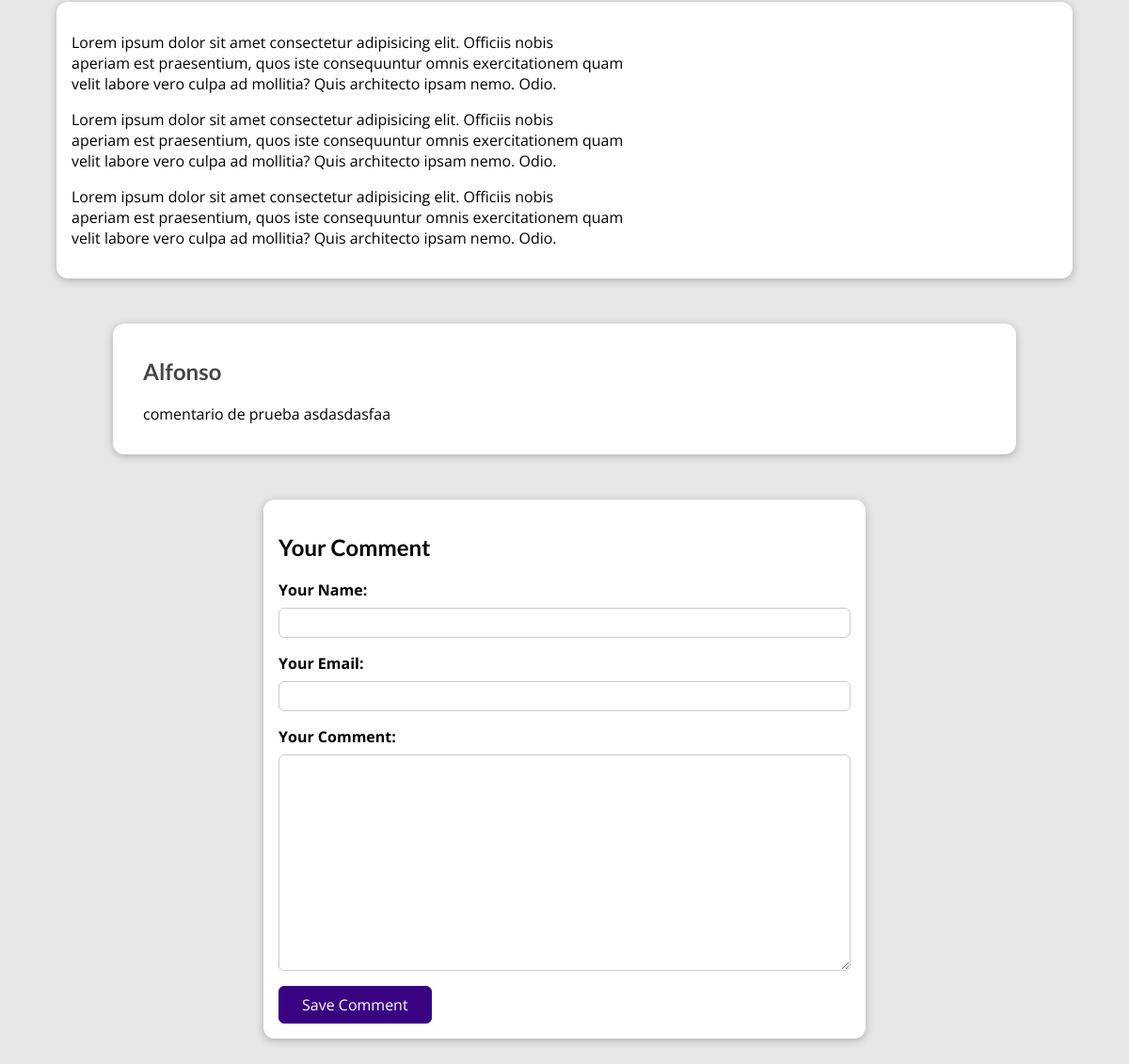
Page /posts/hike-in-the-mountains (lower part) on the earlier database version.
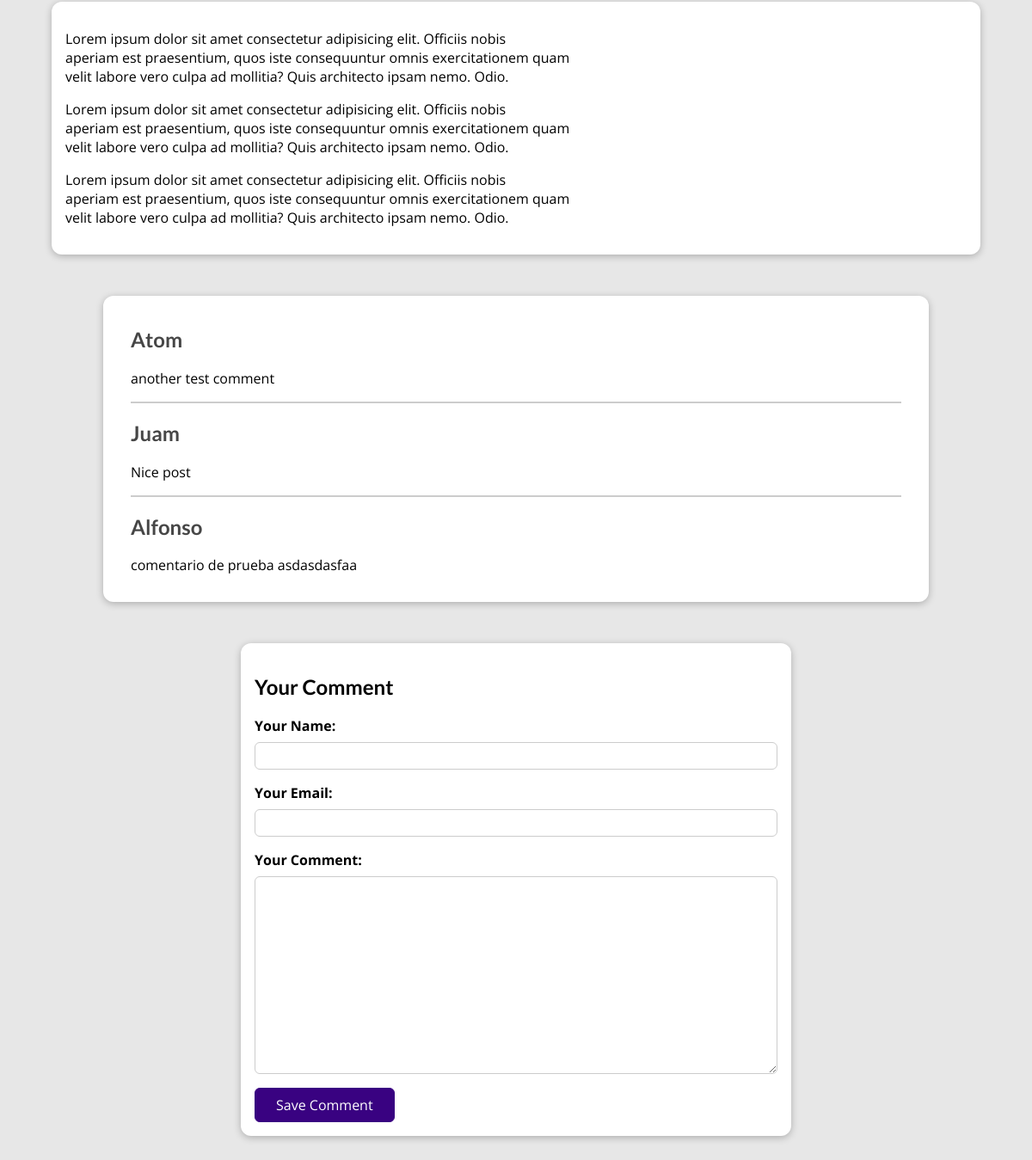
Same page on the later database version.
### blog/models.py (models this page shows)
class Comment(models.Model):
    user_name = models.CharField(max_length=120)
    user_email = models.EmailField()
    text = models.TextField(max_length=400)
    post = models.ForeignKey(Post, on_delete=models.CASCADE, related_name="comments")

### blog/views.py (the view, shortened to what this page needs)
# urls.py: path("posts/<slug:slug>", views.SinglePostView.as_view(), name="post-detail-page"),
class SinglePostView(View):
    def is_stored_post(self, request, post_id):
        stored_posts = request.session.get("stored_posts")
        if stored_posts is not None:
            is_saved = post_id in stored_posts
        else:
            is_saved = False
        return is_saved
    def get(self, request, slug):
        post = Post.objects.get(slug=slug)
        context = {
            "post": post,
            "post_tags": post.tags.all(),
            "comment_form": CommentForm(),
            "comments": post.comments.all().order_by("-id"),
            "saved_for_later": self.is_stored_post(request, post.id)
        }
        return render(request, "blog/post-detail.html", context)

### blog/forms.py
class CommentForm(forms.ModelForm):
    class Meta:
        model = Comment
        exclude = ["post"]
        labels = {
            "user_name": "Your Name",
            "user_email": "Your Email",
            "text": "Your Comment"
        }

### blog/models.py (called while the page is built)
    def full_name(self):
        return f"{self.first_name} {self.last_name}"

    def __str__(self):
        return self.full_name()

### blog/templates/blog/post-detail.html (shortened to what this page needs)
{% extends "base.html" %}
{% load static %}
{% block css_files %}
  <link rel="stylesheet" href="{% static "blog/post-detail.css" %}" />
{% endblock %}
{% block content %}
  <main>
    {{ post.content|linebreaks }}
  </main>
  <section id="comments">
    <ul>
      {% for comment in comments %}
        <li>
          <h2>{{ comment.user_name }}</h2>
          <p>{{ comment.text|linebreaks }}</p>
        </li>
      {% endfor %}
    </ul>
  </section>
  <section id="comment-form">
    <h2>Your Comment</h2>
    <form action="{% url "post-detail-page" post.slug %}" method="POST">
      {% for form_field in comment_form %}
        <div class="form-control {% if form_field.errors %}invalid{% endif %}">
          {{ form_field.label_tag }}
          {{ form_field }}
        </div>
      {% endfor %}
      <button>Save Comment</button>
    </form>
  </section>
{% endblock %}

Differences in the rows shown:
added Comment: user_name "Atom", text "another test comment"
added Comment: user_name "Juam", text "Nice post"
